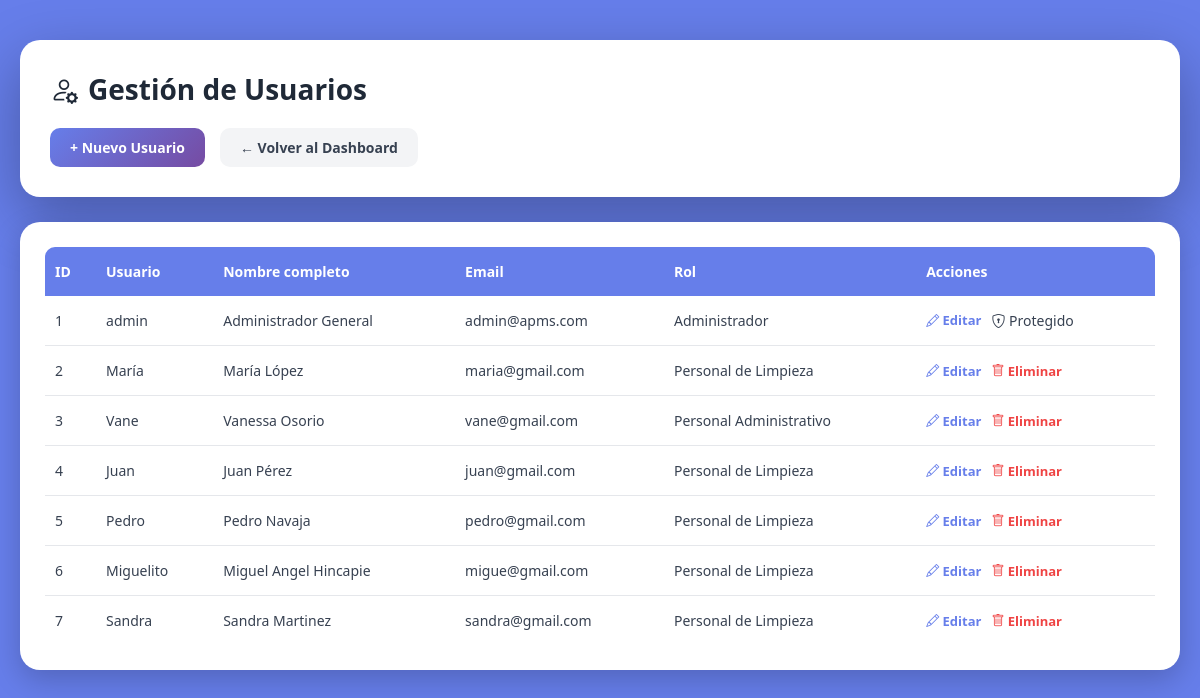
Page /frontend/users/UsersList.php (signed in) on the committed database.
### tables this page shows
CREATE TABLE `users` (
  `id` int(11) NOT NULL,
  `username` varchar(30) NOT NULL,
  `password` varchar(255) DEFAULT NULL,
  `full_name` varchar(50) DEFAULT NULL,
  `email` varchar(50) DEFAULT NULL,
  `role_id` int(11) NOT NULL,
  `created_at` timestamp NOT NULL DEFAULT current_timestamp(),
  `is_active` tinyint(1) DEFAULT 1,
  `deleted_at` datetime DEFAULT NULL
);

### backend/models/User.php (called while the page is built, shortened)
<?php
class User {
    private $pdo;
    public function __construct($pdo) {
        $this->pdo = $pdo;
    }
    public function getAll() {
        $stmt = $this->pdo->query("
            SELECT u.*,
                   CASE
                        WHEN u.role_id = 1 THEN 'Administrador'
                        WHEN u.role_id = 2 THEN 'Personal Administrativo'
                        WHEN u.role_id = 3 THEN 'Personal de Limpieza'
                        ELSE 'Desconocido'
                   END AS role_name
            FROM users u
            WHERE u.is_active = 1
            ORDER BY u.id ASC
        ");
        return $stmt->fetchAll(PDO::FETCH_ASSOC);
    }
}

### frontend/users/UsersList.php (the view, shortened to what this page needs)
<?php
require_once __DIR__ . '/../../config/config.php';
require_once __DIR__ . '/../../backend/models/User.php';
$userModel = new User($pdo);
$users = $userModel->getAll();
?>
<!DOCTYPE html>
<html lang="es">
<head>
  <link rel="stylesheet" href="https://cdn.jsdelivr.net/npm/bootstrap-icons@1.11.3/font/bootstrap-icons.css">
</head>
<body>
  <div class="container">
    <div class="header-section">
      <h1><i class="bi bi-person-gear"></i> Gestión de Usuarios</h1>
      <div class="action-bar">
        <a href="UsersForm.php" class="btn btn-primary">+ Nuevo Usuario</a>
        <a href="../dashboard.php" class="btn btn-secondary">← Volver al Dashboard</a>
      </div>
    </div>
    <div class="table-card">
      <?php if (count($users) > 0): ?>
        <table>
          <thead>
            <tr>
              <th>ID</th>
              <th>Usuario</th>
              <th>Nombre completo</th>
              <th>Email</th>
              <th>Rol</th>
              <th>Acciones</th>
            </tr>
          </thead>
          <tbody>
            <?php foreach ($users as $u): ?>
              <tr>
                <td><?= $u['id'] ?></td>
                <td><?= htmlspecialchars($u['username']) ?></td>
                <td><?= htmlspecialchars($u['full_name']) ?></td>
                <td><?= htmlspecialchars($u['email']) ?></td>
                <td><?= htmlspecialchars($u['role_name']) ?></td>
                <td>
                  <div class="action-links">
                    <a href="UsersForm.php?id=<?= $u['id'] ?>" class="action-link">
                      <i class="bi bi-pencil"></i> Editar
                    </a>
                    <?php if ($u['role_id'] != 1): ?>
                      <a href="../../backend/controllers/UserController.php?delete=<?= $u['id'] ?>"
                        class="action-link delete"
                        onclick="return confirm('¿Eliminar usuario?')">
                        <i class="bi bi-trash"></i> Eliminar
                      </a>
                    <?php else: ?>
                      <span class="disabled-action" title="No se puede eliminar al administrador principal">
                        <i class="bi bi-shield-lock"></i> Protegido
                      </span>
                    <?php endif; ?>
                  </div>
                </td>
              </tr>
            <?php endforeach; ?>
          </tbody>
        </table>
      <?php else: ?>
        <div class="no-data">📭 No se encontraron usuarios</div>
      <?php endif; ?>
    </div>
  </div>
</body>
</html>

### frontend/users/UsersList.php (style rules this page uses)
* { margin: 0; padding: 0; box-sizing: border-box; }
body { font-family: 'Segoe UI', Tahoma, Geneva, Verdana, sans-serif; background: #667eea; min-height: 100vh; padding: 40px 20px; }
.container { max-width: 1200px; margin: 0 auto; }
.header-section { background: white; border-radius: 20px; padding: 30px; margin-bottom: 25px; box-shadow: 0 20px 60px rgba(0, 0, 0, 0.3); animation: fadeIn 0.5s ease; }
.header-section h1 { color: #1f2937; font-size: 28px; margin-bottom: 20px; display: flex; align-items: center; gap: 10px; }
.action-bar { display: flex; gap: 15px; flex-wrap: wrap; }
.btn { display: inline-block; padding: 10px 20px; border-radius: 10px; text-decoration: none; font-weight: 600; font-size: 14px; transition: all 0.3s ease; border: none; cursor: pointer; }
.btn-primary { background: linear-gradient(135deg, #667eea 0%, #764ba2 100%); color: white; }
.btn-secondary { background: #f3f4f6; color: #374151; }
.table-card { background: white; border-radius: 20px; padding: 25px; box-shadow: 0 10px 30px rgba(0, 0, 0, 0.2); animation: fadeIn 0.7s ease; overflow-x: auto; }
table { width: 100%; border-collapse: collapse; }
thead { background: #667eea; }
th { padding: 15px 10px; text-align: left; color: white; font-weight: 600; font-size: 14px; white-space: nowrap; }
th:first-child { border-top-left-radius: 10px; }
th:last-child { border-top-right-radius: 10px; }
td { padding: 15px 10px; border-bottom: 1px solid #e5e7eb; color: #374151; font-size: 14px; }
tr:last-child td { border-bottom: none; }
tbody tr { transition: background-color 0.2s ease; }
.action-links { display: flex; gap: 10px; flex-wrap: wrap; }
.action-link { color: #667eea; text-decoration: none; font-weight: 600; font-size: 13px; transition: color 0.3s ease; white-space: nowrap; }
.action-link.delete { color: #ef4444; }

### rows in the picture
users: id "1", username "admin", full_name "Administrador General", email "admin@apms.com", role_name "Administrador", shows "Protegido"
users: id "2", username "María", full_name "María López", email "maria@gmail.com", role_name "Personal de Limpieza"
users: id "3", username "Vane", full_name "Vanessa Osorio", email "vane@gmail.com", role_name "Personal Administrativo"
users: id "4", username "Juan", full_name "Juan Pérez", email "juan@gmail.com", role_name "Personal de Limpieza"
users: id "5", username "Pedro", full_name "Pedro Navaja", email "pedro@gmail.com", role_name "Personal de Limpieza"
users: id "6", username "Miguelito", full_name "Miguel Angel Hincapie", email "migue@gmail.com", role_name "Personal de Limpieza"
users: id "7", username "Sandra", full_name "Sandra Martinez", email "sandra@gmail.com", role_name "Personal de Limpieza"
